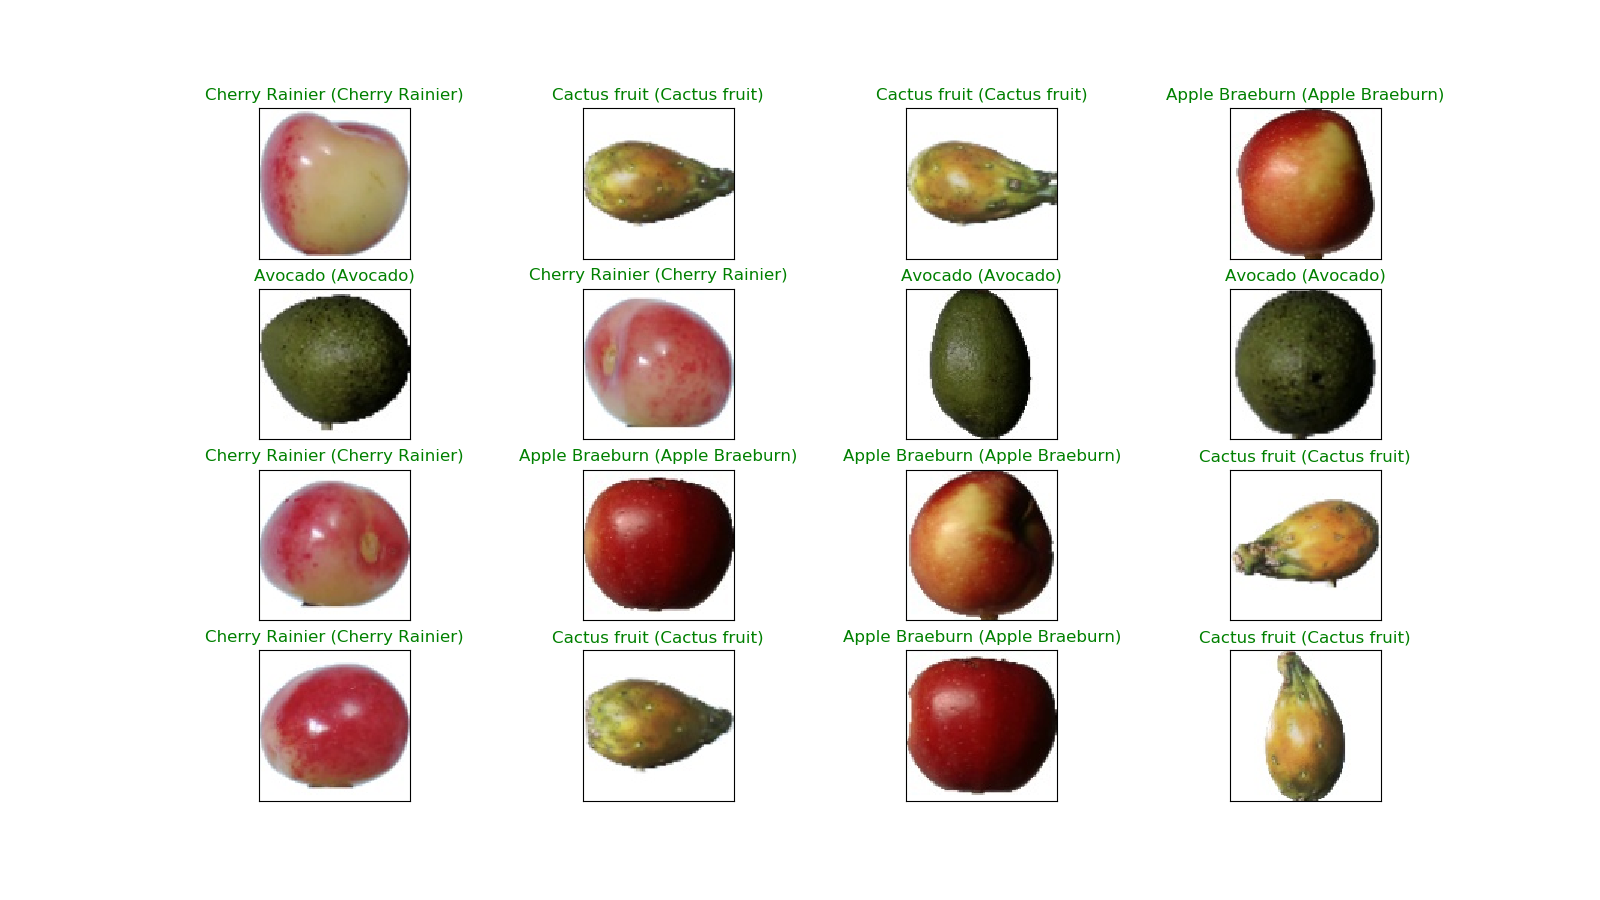

Reproduce this figure in Python.
#!/usr/bin/env python
# coding: utf-8

# ## Fruit Image Classification
# ### data source: https://www.kaggle.com/moltean/fruits

# In[1]:


import time
start = time.time()


# In[2]:


import warnings
warnings.filterwarnings("ignore")
import os
#import pandas as pd
import numpy as np
import tensorflow 
import keras
import h5py


# ### multiclass classification 
# #### four fruits selected for mini dataset

# In[3]:


from sklearn.datasets import load_files


# In[4]:


def load_dataset(path):
    data=load_files(path)
    files = np.array(data['filenames'])
    targets = np.array(data['target'])
    target_labels = np.array(data['target_names'])
    return files, targets, target_labels


# In[5]:


X_train, y_train, target_labels = load_dataset('fruits-360-cp/Training_mini')


# In[6]:


print('training data loaded')


# In[7]:


X_test, y_test, _ = load_dataset('fruits-360-cp/Test_mini')


# In[8]:


print('test data loaded')


# In[9]:


print('Training set:', X_train.shape[0])
print('Test set:', X_test.shape[0])


# In[10]:


n_class=len(np.unique(y_train))


# In[11]:


print('number of categories: ', n_class)


# In[12]:


from keras.utils import np_utils
y_train=np_utils.to_categorical(y_train, n_class)
y_test=np_utils.to_categorical(y_test, n_class)


# In[13]:


from keras.preprocessing.image import array_to_img, img_to_array, load_img


# In[14]:


def convert_to_array(pics):
    img_arr =[]
    for pic in pics:
        img_arr.append(img_to_array(load_img(pic)))
    return img_arr


# In[15]:


X_train = np.array(convert_to_array(X_train))
X_test = np.array(convert_to_array(X_test))


# In[16]:


X_train = X_train.astype('float32')/255
X_test = X_test.astype('float32')/255


# In[17]:


print('data reshaped')
print('sample shape for model input: ',X_train[0].shape)


# In[18]:


#import all the pieces of the neural network
from keras.models import Sequential, Model#the model
from keras.layers import Dense, Dropout, Activation, Flatten, Input #fully connected layers
from keras.layers import Convolution2D, MaxPooling2D #the convnet
from keras.utils import np_utils #extra tools
from keras.callbacks import ModelCheckpoint


# In[19]:


# filepath="weights_best"
# checkpoint = ModelCheckpoint(filepath, monitor='val_acc', verbose=1, save_best_only=True, mode='max')
# callbacks_list = [checkpoint]


# In[20]:


# from keras.callbacks import History #may want to print history if set verbose to 0
# history = History()


# In[21]:


# load the weights that yielded the best validation accuracy
#model.load_weights('cnn_test.hdf5')


# In[22]:


print('running Keras CNN model')


# In[23]:


#THE MODEL#
batch_size = 32
nb_classes = n_class
nb_epoch = 2

img_rows =100
img_cols=100
img_channels = 3

model_input=Input(shape=(img_rows, img_cols,img_channels))

x = Convolution2D(32, 3, 3, border_mode='same')(model_input)
x = Activation('relu')(x)
x = Convolution2D(32, 3, 3)(x)
x = Activation('relu')(x)
x = MaxPooling2D(pool_size=(2, 2))(x)
x = Dropout(0.25)(x)
conv_out = Flatten()(x)

x1 = Dense(nb_classes, activation='softmax')(conv_out)

lst = [x1]

#model = Model(input=model_input, output=lst)
model = Model(input=model_input, output=lst) 

model.compile(loss='categorical_crossentropy',
optimizer='adam',
metrics=['accuracy'])

model.fit(X_train, y_train, batch_size=batch_size, nb_epoch=nb_epoch, verbose=1)
#set verbose to 0 if you run many, 


# In[24]:


y_pred = model.predict(X_test)


# In[25]:


score=model.evaluate(X_test, y_test, verbose=0)
print('Test accuracy:', score[1])


# In[26]:


end = time.time()
print("total runtime: ",(end - start))


# In[27]:


import matplotlib.pyplot as plt
#get_ipython().run_line_magic('matplotlib', 'inline')
# plot a random sample of test images, their predicted labels, and ground truth
fig = plt.figure(figsize=(16, 9))
for i, idx in enumerate(np.random.choice(X_test.shape[0], size=16, replace=False)):
    ax = fig.add_subplot(4, 4, i + 1, xticks=[], yticks=[])
    ax.imshow(np.squeeze(X_test[idx]))
    pred_idx = np.argmax(y_pred[idx])
    true_idx = np.argmax(y_test[idx])
    ax.set_title("{} ({})".format(target_labels[pred_idx], target_labels[true_idx]),
                 color=("green" if pred_idx == true_idx else "red"))

plt.savefig('demo-mini.png')

from PIL import Image
img=Image.open('demo-mini.png')
img.show()





